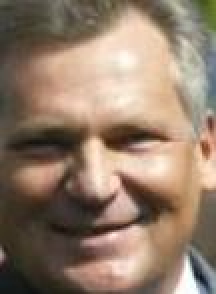
%> input picture Databases/lfw_subset/1/1SGM.jpeg, 108 x 147 px (shown 2 times larger); its folder holds 3 pictures in this run
$ octave generate_grabCutImages.m   (GNU Octave 9; MATLAB toolbox functions it lacks are replaced by stand-ins)
%> lines starting %> are read from the running program, lines starting %| are printed output that depends on the picture
### crawl_database_directories.m
function [folderPath,pathImgs, siftPath]= crawl_database_directories(faceDB, post)
%> called with faceDB = 'lfw_subset', post = 'SGM'
%folderPath - cell array containing the path to the folder which contains each image in the database specified by faceDB
%pathImgs - cell array containing the path to each image in the database specified by faceDB

%post - post-fix for the file names to look for in the database:
% we look for 1[post].jpeg, 2[post].jpeg, 3[post].jpeg, 4[post].jpeg

currPath = pwd;

%go into the database
cd(fullfile('C:\Users\Haider\Documents\CS_Phd\Fall_2013\CS_183_ComputerVision\Project\Databases', faceDB));

dbPath = pwd;

%Get all folder names
fnames = dir; %get all folders in the database
folder_names = {fnames([fnames.isdir]).name}; %get rid of dots...

%create the path to the four images in the folders
count = 1;
for f = 1:length(folder_names)
    if(folder_names{f}(1) =='.')  %don't process '.' files
        continue;
    end
    for i = 1:4
        folderPath{count} = fullfile(dbPath, folder_names{f});
        if(nargin==2)
            pathImgs{count} = fullfile(folderPath{count}, [num2str(i) post '.jpeg']);
            siftPath{count} = fullfile(folderPath{count}, [num2str(i) '_' post '_sift']);
        else
            pathImgs{count} = fullfile(folderPath{count}, [num2str(i) '.jpeg']);
            siftPath{count} = fullfile(folderPath{count}, [num2str(i) 'sift']);
        end
        count = count+1;
    end
end

cd(currPath);

### GrabCut/grabCut.m
function [SegNewJagged, segImageBoxed] = grabCut(ImName, xMin, xMax, yMin, yMax, boundingBox)
%> called with ImName = 'Databases/lfw_subset/1/1SGM.jpeg'
% SEGMENTGC  - Main GrabCut segmentation function
% SEGMENTGC(IMNAME, IH, ALG) - ImName - Image to segment
% IH - Image Handle
% ALG - AutoCut or AutoRefine (0 or 1)
% Authors - Mohit Gupta, Krishnan Ramnath
% Affiliation - Robotics Institute, CMU, Pittsburgh
% 2006-05-15

% Global Variables
global sopt segImageHandle;

% Read input image
I = imread(ImName);
%> I is the input picture: size 147x108x3 uint8; mean R, G, B 146.5, 124.9, 106.6
I1 = I(:,:,1);
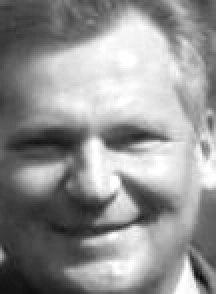
%> I1: size 147x108 uint8 (shown 2 times larger); min 6, max 255, mean 146.5
I2 = I(:,:,2);
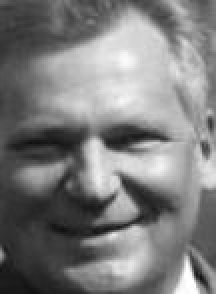
%> I2: size 147x108 uint8 (shown 2 times larger); min 15, max 255, mean 124.9
I3 = I(:,:,3);
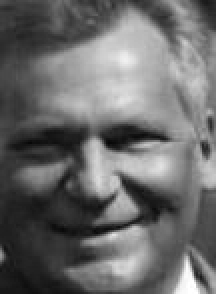
%> I3: size 147x108 uint8 (shown 2 times larger); min 5, max 255, mean 106.6

% Final Segmented Image
SegImage = zeros(size(I));

% Stop unnecessary warnings
warning('off','all');

%%%%%%% Marking the Inner Rectangle around the foreground object
%%%%%%% Get two points from the user

figure
imshow(I);

%> the run ends on the next line
fp = [xMin yMin; xMax yMax]; %opposite corners of the rectangle

fp = ginput(2); %opposite corners of the rectangle
fp = round(fp);

% Save the points for future use
save rectpts fp;

% Width of Strip
StripWidth = sopt.StripWidth_AC_ACR;

% Get inner indices
[fxi,fyi] = meshgrid(min(fp(:,1)):max(fp(:,1)),min(fp(:,2)):max(fp(:,2)));
InsideFindices = sub2ind(size(I1),fyi, fxi);
InsideFindices = InsideFindices(:);

% Form the Outside rectangular bounding box -- add StripWidth on all 4 sides
[fxo,fyo] = meshgrid( max((min(fp(:,1)) - StripWidth),1) : min((max(fp(:,1)) + StripWidth), size(I1,2)) , max((min(fp(:,2)) - StripWidth),1) : min((max(fp(:,2)) + StripWidth), size(I1,1)) );
OutsideFindices = sub2ind(size(I1),fyo, fxo);
OutsideFindices = OutsideFindices(:);

Bindices = setdiff(OutsideFindices, InsideFindices);
Allindices = [1:size(I1,1)*size(I1,2)]';
Findices = InsideFindices;

% Water shed pixels
L = watershed(I(:,:,1));

%%%%%%%%% Finding Mean colors of the regions  %%%%%%%%%%%%%%%%%%
numLabels = max(L(:));
PI = regionprops(L,'PixelIdxList');

MeanColors = zeros(numLabels,3);
for i=1:numLabels
    MeanColors(i,1) = mean(I1(PI(i).PixelIdxList));
    MeanColors(i,2) = mean(I2(PI(i).PixelIdxList));
    MeanColors(i,3) = mean(I3(PI(i).PixelIdxList));
end

%%%%%%%%%%%%%%%%%%%%%%%%%%%%%%%%%%%%%%%%%%%%%%%%%%%%%%%%%%%%%%%%
%%%% Finding Foreground and Background Labels from pixels%%

FLabels = L(int32(Findices));
FLabels = union(FLabels,[]);         %% Set-ifying the set of labels (Sorting)
if(FLabels(1)==0)                   %% Removing Boundary Labels
    FLabels = FLabels(2:end);
end

BLabels = L(int32(Bindices));
BLabels = union(BLabels,[]);         %% Set-ifying the set of labels
if(BLabels(1)==0)                   %% Removing Boundary Labels
    BLabels = BLabels(2:end);
end

%%%% BLabels remain fixed -- no change
%%%% ULabels -- Uncertain labels -- on which optimization done...
ULabels = FLabels;

%%%%%%%%%%%%%%%%%%%%%%%%%%%%%%%%%%%%%%%%%%%%%%%%%%%%%%%%%%%%%%%%
%%% Finding Initial Estimate of foregound and background color clusters %%%%%%%%%%%%

NumFClusters = sopt.NumFClusters_AC;
NumBClusters = sopt.NumBClusters_AC;

FColors = MeanColors(FLabels,:);
BColors = MeanColors(BLabels,:);

%%%%%%%%%%% Initializing the GMM's %%%%%%%%%%%%%%%%%%%%%%%%%%%%%%%
%%%%%%%%%%% Using Just kmeans %%%%%%%%%%%%%%%%%%%%%%%%%%%%%%%%%%%
[FId FCClusters] = kmeans(FColors, NumFClusters);
Fdim = size(FColors,2);

FCClusters = zeros(Fdim, NumFClusters);
FWeights = zeros(1,NumFClusters);
FCovs = zeros(Fdim, Fdim, NumFClusters);
for k=1:NumFClusters
    relColors = FColors(find(FId==k),:);        %% Colors belonging to cluster k
    FCClusters(:,k) = mean(relColors,1)';
    FCovs(:,:,k) = cov(relColors);
    FWeights(1,k) = length(find(FId==k)) / length(FId);
end

[BId BCClusters] = kmeans(BColors, NumBClusters);
Bdim = size(BColors,2);

BCClusters = zeros(Bdim, NumBClusters);
BWeights = zeros(1,NumBClusters);
BCovs = zeros(Bdim, Bdim, NumBClusters);
for k=1:NumBClusters
    relColors = BColors(find(BId==k),:);        %% Colors belonging to cluster k
    BCClusters(:,k) = mean(relColors,1)';
    BCovs(:,:,k) = cov(relColors);
    BWeights(1,k) = length(find(BId==k)) / length(BId);
end

%%%%%%%%%%%% GMM's Initialized %%%%%%%%%%%%%%%%%%%%%%%%%%%%%%%%%%%

%%%%%%%%%%%% The iterative Loop %%%%%%%%%%%%%%%%%%%%%%%%%%%%%%%%%%%
lambda = sopt.lambda_AC;
numIter = sopt.numIter_AC;
for i = 1:numIter
    disp(['Iteration - ', num2str(i)]);

    % Foreground and Background edge weights
    [FDist, FInd] = ClustDistMembership(MeanColors(ULabels,:), FCClusters, FCovs, FWeights);
    [BDist, BInd] = ClustDistMembership(MeanColors(ULabels,:), BCClusters, BCovs, BWeights);

    %%%%%%%%%%%%%%%%%%%%%%%%%%%%%%%%%%%%%%%%%%%%%%%%%%%%%%%%%%%%%%%%
    %% Segments labeled from 0 now -- -1 is for boundary pixels
    L = L-1;
    FLabels = FLabels-1;
    BLabels = BLabels-1;
    ULabels = ULabels-1;
    %%%%%%%%%%%%%  The Mex Function for GraphCutSegment %%%%%%%%%%%%
    %%% SegImage is the segmented image, %%% LLabels is the binary label
    %%% for each watershed label
    [SegImage LLabels] = GraphCutSegment(L, MeanColors, ULabels, BLabels,...
        FDist, BDist, lambda);

    %% Again Labeled from 1...
    L = L+1;
    FLabels = FLabels+1;
    BLabels = BLabels+1;
    ULabels = ULabels+1;

    if(i < numIter)
        %%%%%% Do NOT do this if final iteration -- just display the segmented image
        %%%%%% Making new FLabels and BLabels based on the segmentation %%%%%%
        newFLabels = ULabels(find(LLabels==1.0));
        newBLabels = ULabels(find(LLabels==0.0));

        %%%%%% Whether new background labels will contain the old ones?
        % newBLabels = union(newBLabels,BLabels);

        FColors = MeanColors(newFLabels,:);
        BColors = MeanColors(newBLabels,:);

        %%%%%%%% Calculating FG and BG distances based on new segmentation %%%%%%%%%%%%%%%%%%
        [newFDists newFInd] = ClustDistMembership(FColors, FCClusters, FCovs, FWeights);
        [newBDists newBInd] = ClustDistMembership(BColors, BCClusters, BCovs, BWeights);

        for k = 1:NumFClusters
            relColors = FColors(find(newFInd==k),:);        %% Colors belonging to cluster k
            FCClusters(:,k) = mean(relColors,1)';
            FCovs(:,:,k) = cov(relColors);
            FWeights(1,k) = length(find(newFInd==k)) / length(newFInd);
        end

        for k=1:NumBClusters
            relColors = BColors(find(newBInd==k),:);        %% Colors belonging to cluster k
            BCClusters(:,k) = mean(relColors,1)';
            BCovs(:,:,k) = cov(relColors);
            BWeights(1,k) = length(find(newBInd==k)) / length(newBInd);
        end
    end
end

%%%%%%%%%%%%%%%%%%%%%    Display the segmented image   %%%%%%%%%%%%%%%%%%%
edge_img = edge(SegImage,'canny');

% Put image on black background
SegImage = repmat(SegImage,[1,1,3]);
SegNewImage = uint8(SegImage) .* uint8(I);


im = rgb2gray(SegNewImage);
[indI, indJ]=find(im ~=0);

SegNewJagged = SegNewImage;

segImageBoxed = I(min(indI):max(indI), min(indJ):max(indJ));

figure;
subplot(131)
imshow(I);
rectangle('Position', boundingBox)
subplot(132)
imshow(uint8(SegNewJagged));
subplot(133)
imshow(segImageBoxed)

SegMask = SegImage;
SegResult = SegNewImage;

% Save Segmentation Result
save('SegResult', 'SegMask', 'SegResult');

% Required for AutoCutRefine
save('iter_data','L', 'MeanColors', 'FLabels', 'BLabels', 'FCClusters',...
    'FCovs', 'FWeights', 'BCClusters', 'BCovs', 'BWeights');


%%%%%%%%%%%%%%%%%%%%%%%%%%%%%%%%%%%%%%%%%%%%%%%%%%%%%%%%%%%%%%%%%%%%%%%%%%%%%%%%%%%%
%%%%%%%%%%%%%%%%%%%%%%%%%%%%%%%%%%%%%%%%%%%%%%%%%%%%%%%%%%%%%%%%%%%%%%%%%%%%%%%%%%%%
%%%%%%%%%%%%%%%%%%%%%% Helper Functions declarations  %%%%%%%%%%%%%%%%%%%%%%%%%%%%%%

% [25 lines left out: function ClustDistMembership, not called in this run]

### generate_grabCutImages.m
faceDB = 'lfw_subset';

%check SGM results to find the bad images
post = 'SGM';
[folderPathSGM,pathImgsSGM]= crawl_database_directories(faceDB, post);

for i = 1:length(pathImgsSGM) %for each image in database, compute the grabcut image
    [SegNewImage] = grabCut(pathImgsSGM{i});
